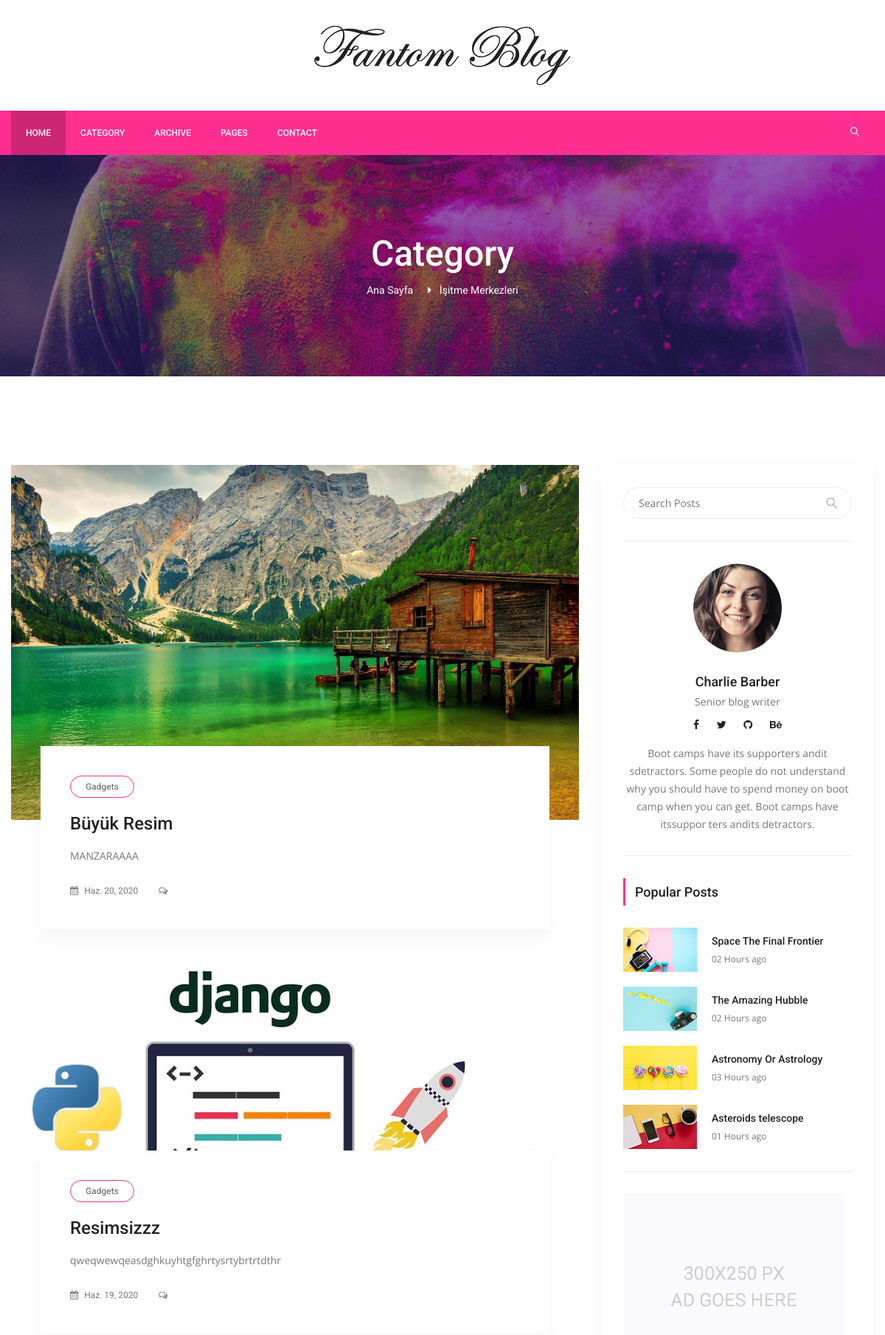
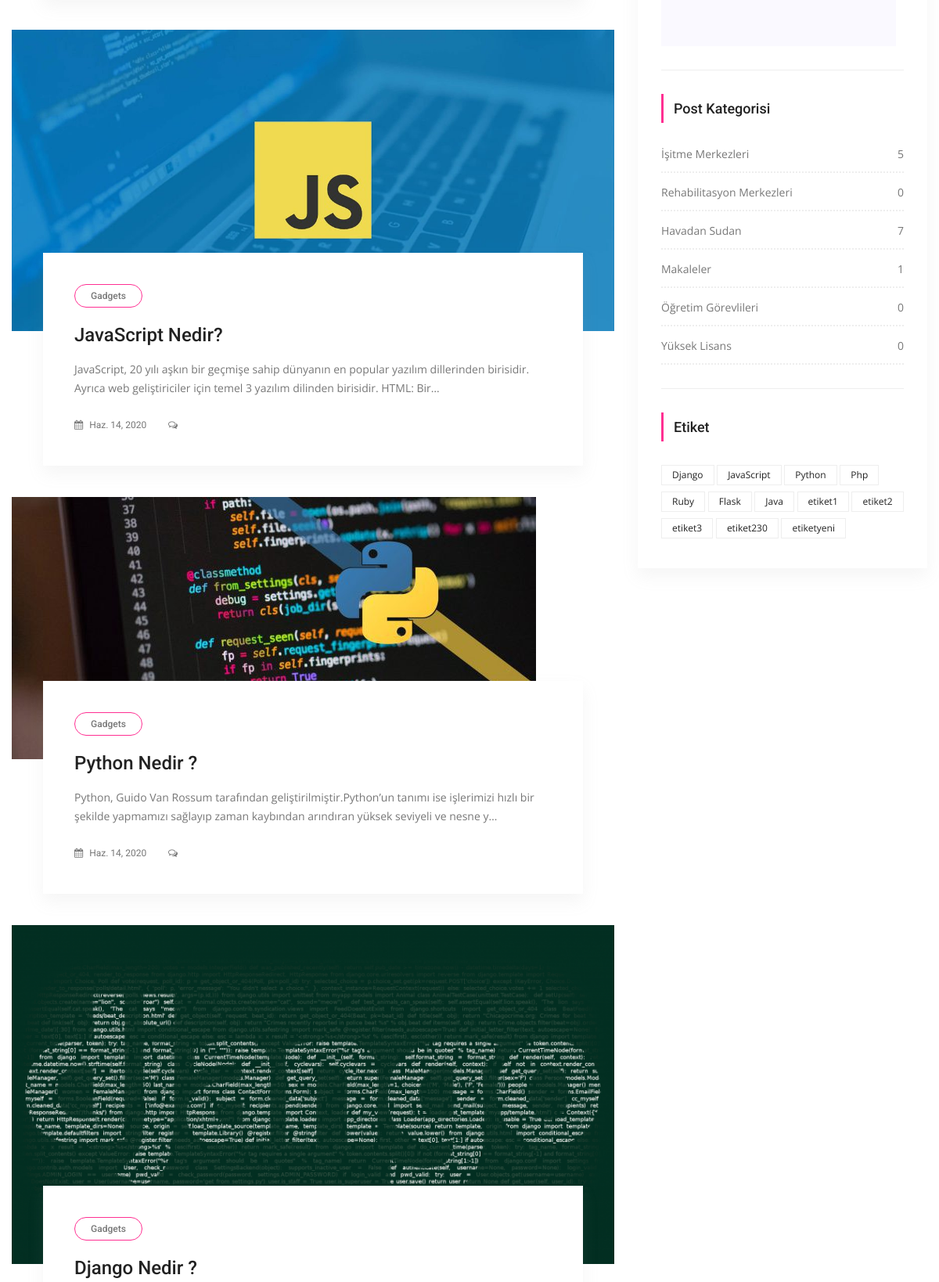
/category/1/isitme-merkezleri (upper part), run on the app's committed database (2 pictures, top to bottom).
### posts/models.py (models this page shows, shortened)
class Category(models.Model):
    title = models.CharField(max_length=250)
    slug = models.SlugField(editable=False)
    def post_count(self):
        return self.posts.all().count()

class Post(models.Model):
    title = models.CharField(max_length=150,verbose_name='Başlık')
    content = models.TextField(verbose_name='İçerik')
    date = models.DateField(auto_now_add=True,verbose_name='Zaman')
    image = models.ImageField(blank=True,null=True,upload_to='uploads/', default='uploads/215_resim.jpg', verbose_name="Fotoğraf")
    user = models.ForeignKey(settings.AUTH_USER_MODEL,on_delete=models.CASCADE,default=1,verbose_name='Kullanıcı')
    slug = models.SlugField(default='slug', editable=False)
    category = models.ForeignKey(Category, on_delete=models.CASCADE, default=1,related_name='posts', verbose_name='Kategori')
    tag = models.ManyToManyField(Tag, related_name='posts', blank=True)
    slider_post = models.BooleanField(default=False, verbose_name='Vitrin')

class Tag(models.Model):
    title = models.CharField(max_length=50, verbose_name="Etiket Adı")
    slug = models.SlugField(editable=False)
    def __str__(self):
        return self.title

### posts/views.py (the view)
# urls.py: path('category/<int:pk>/<slug:slug>',CategoryDetail.as_view(),name='category_detail'),
class CategoryDetail(ListView):
    model = Post # postları listeledigimiz için
    template_name = 'categories/category_detail.html'
    context_object_name = 'posts'
    def get_queryset(self):
        self.category = get_object_or_404(Category, pk=self.kwargs['pk'])
        return Post.objects.filter(category=self.category).order_by('-id')
    def get_context_data(self, *, object_list=None, **kwargs):
        context = super(CategoryDetail,self).get_context_data(**kwargs)
        self.category = get_object_or_404(Category,pk=self.kwargs['pk'])
        context['category'] = self.category
        return context

### posts/templatetags/custom_tags.py (called while the page is built)
@register.simple_tag(name='categories')
def all_categories():
    return Category.objects.all()

@register.simple_tag(name='tags')
def all_tags():
    return Tag.objects.all()

### templates/categories/category_detail.html (shortened to what this page needs)
{% extends "base.html" %} {% load static %} {% block content %}
<section class="banner_area">
    <div class="banner_inner d-flex align-items-center">
        <div class="overlay bg-parallax" data-stellar-ratio="0.9" data-stellar-vertical-offset="0" data-background=""></div>
        <div class="container">
            <div class="banner_content text-center">
                <h2>Category</h2>
                <div class="page_link">
                    <a href="{% url 'index' %}">Ana Sayfa</a>
                    <a href="#"> {{ category.title }} </a>
                </div>
            </div>
        </div>
    </div>
</section>
<section class="blog_area p_120">
    <div class="container">
        <div class="row">
            <div class="col-lg-8">
                <div class="blog_left_sidebar">
                    {% for i in posts %}
                    <article class="blog_style1">
                        <div class="blog_img">
                            <img class="img-fluid" src=" {{ i.image.url }} " alt="">
                        </div>
                        <div class="blog_text">
                            <div class="blog_text_inner">
                                <a class="cat" href="#">Gadgets</a>
                                <a href="{% url 'detail' pk=i.id slug=i.slug %}">
                                    <h4>{{ i.title }}</h4>
                                </a>
                                <p> {{ i.content | truncatechars:175 }} </p>
                                <div class="date">
                                    <a href="#"><i class="fa fa-calendar" aria-hidden="true"></i> {{ i.date }} </a>
                                    <a href="#"><i class="fa fa-comments-o" aria-hidden="true"></i> {{ i.post_count }} </a>
                                </div>
                            </div>
                        </div>
                    </article>
                    {% endfor %}
                </div>
            </div>
            {% include 'right_side.html' %}
        </div>
    </div>
</section>
{% endblock %}

### templates/right_side.html
{% load static %} {% load custom_tags %}
<div class="col-lg-4">
    <div class="blog_right_sidebar">
        <aside class="single_sidebar_widget search_widget">
            <div class="input-group">
                <input type="text" class="form-control" placeholder="Search Posts">
                <span class="input-group-btn">
                    <button class="btn btn-default" type="button"><i class="lnr lnr-magnifier"></i></button>
                </span>
            </div>
            <div class="br"></div>
        </aside>
        <aside class="single_sidebar_widget author_widget">
            <img class="author_img rounded-circle" src="{% static 'img/blog/author.png' %}" alt="">
            <h4>Charlie Barber</h4>
            <p>Senior blog writer</p>
            <div class="social_icon">
                <a href="#"><i class="fa fa-facebook"></i></a>
                <a href="#"><i class="fa fa-twitter"></i></a>
                <a href="#"><i class="fa fa-github"></i></a>
                <a href="#"><i class="fa fa-behance"></i></a>
            </div>
            <p>Boot camps have its supporters andit sdetractors. Some people do not understand why you should have to spend money on boot camp when you can get. Boot camps have itssuppor ters andits detractors.</p>
            <div class="br"></div>
        </aside>
        <aside class="single_sidebar_widget popular_post_widget">
            <h3 class="widget_title">Popular Posts</h3>
            <div class="media post_item">
                <img src="{% static 'img/blog/popular-post/post1.jpg' %}" alt="post">
                <div class="media-body">
                    <a href="blog-details.html">
                        <h3>Space The Final Frontier</h3>
                    </a>
                    <p>02 Hours ago</p>
                </div>
            </div>
            <div class="media post_item">
                <img src="{% static 'img/blog/popular-post/post2.jpg' %}" alt="post">
                <div class="media-body">
                    <a href="blog-details.html">
                        <h3>The Amazing Hubble</h3>
                    </a>
                    <p>02 Hours ago</p>
                </div>
            </div>
            <div class="media post_item">
                <img src="{% static 'img/blog/popular-post/post3.jpg' %}" alt="post">
                <div class="media-body">
                    <a href="blog-details.html">
                        <h3>Astronomy Or Astrology</h3>
                    </a>
                    <p>03 Hours ago</p>
                </div>
            </div>
            <div class="media post_item">
                <img src="{% static 'img/blog/popular-post/post4.jpg' %}" alt="post">
                <div class="media-body">
                    <a href="blog-details.html">
                        <h3>Asteroids telescope</h3>
                    </a>
                    <p>01 Hours ago</p>
                </div>
            </div>
            <div class="br"></div>
        </aside>
        <aside class="single_sidebar_widget">
            <a href="#"><img class="img-fluid" src="{% static 'img/blog/add.jpg' %}" alt=""></a>
            <div class="br"></div>
        </aside>
        <aside class="single_sidebar_widget post_category_widget">
            <h4 class="widget_title">Post Kategorisi</h4>
            <ul class="list cat-list">
                {% categories as categories %} {% for i in categories %}
                <li>
                    <a href="{% url 'category_detail' pk=i.id slug=i.slug %}" class="d-flex justify-content-between">
                        <p>{{ i.title }}</p>
                        <p>{{ i.post_count }}</p>
                    </a>
                </li>
                {% endfor %}
            </ul>
            <div class="br"></div>
        </aside>
        <aside class="single-sidebar-widget tag_cloud_widget">
            <h4 class="widget_title">Etiket</h4>
            <ul class="list">
                {% tags as etiketler %} {% for i in etiketler %}
                <li><a href="{% url 'tag_detail' i.slug %}">{{ i }}</a></li>
                {% endfor %}
            </ul>
        </aside>
    </div>
</div>

### data on the page
Category: title "İşitme Merkezleri", post_count "5"
Post: image (picture), title "Büyük Resim", content "MANZARAAAA", date "Haz. 20, 2020"
Post: image (picture), title "Resimsizzz", content "qweqwewqeasdghkuyhtgfghrtysrtybrtrtdthr", date "Haz. 19, 2020"
Post: image (picture), title "JavaScript Nedir?", content "JavaScript, 20 yılı aşkın bir geçmişe sahip dünyanın en popular yazılım dillerinden birisidir. Ayrıca web geliştiriciler için temel 3 yazılım dilinden birisidir. HTML: Bir…", date "Haz. 14, 2020"
Post: image (picture), title "Python Nedir ?", content "Python, Guido Van Rossum tarafından geliştirilmiştir.Python’un tanımı ise işlerimizi hızlı bir şekilde yapmamızı sağlayıp zaman kaybından arındıran yüksek seviyeli ve nesne y…", date "Haz. 14, 2020"
Post: image (picture), title "Django Nedir ?"
Category: title "Rehabilitasyon Merkezleri", post_count "0"
Category: title "Havadan Sudan", post_count "7"
Category: title "Makaleler", post_count "1"
Category: title "Öğretim Görevlileri", post_count "0"
Category: title "Yüksek Lisans", post_count "0"
Tag: title "Django"
Tag: title "JavaScript"
Tag: title "Python"
Tag: title "Php"
Tag: title "Ruby"
Tag: title "Flask"
Tag: title "Java"
Tag: title "etiket1"
Tag: title "etiket2"
Tag: title "etiket3"
Tag: title "etiket230"
Tag: title "etiketyeni"
